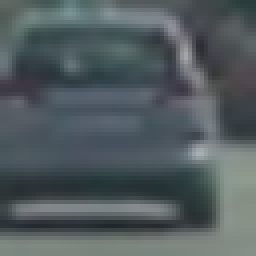
#> input picture vehicles/GTI_Far/image0006.png, 64 x 64 px (shown 4 times larger); its folder holds only this picture in this run
$ jupyter execute --allow-errors VehicleDetectionProject5.ipynb   (shell and % lines are left out)   (older library calls are emulated)
#> lines starting #> are read from the running program, lines starting #| are printed output that depends on the picture; long printed decimals are rounded
[cell 1]
import numpy as np
import cv2
import matplotlib.pyplot as plt
import matplotlib.image as mpimg
from sklearn.preprocessing import StandardScaler
import glob
from skimage.feature import hog
from mpl_toolkits.mplot3d import Axes3D
from sklearn import svm, grid_search
from sklearn.model_selection import train_test_split
from sklearn.linear_model import SGDClassifier
from sklearn.svm import LinearSVC
import pickle
from scipy.ndimage.measurements import label
from scipy import stats

[cell 2]
# Define a function to return HOG features and visualization
def get_hog_features(img, orient, pix_per_cell, cell_per_block, vis=False, feature_vec=True):
    if vis == True:
        features, hog_image = hog(img, orientations=orient, pixels_per_cell=(pix_per_cell, pix_per_cell),
                                  cells_per_block=(cell_per_block, cell_per_block), transform_sqrt=False,
                                  visualise=True, feature_vector=False)
        return features, hog_image
    else:
        features = hog(img, orientations=orient, pixels_per_cell=(pix_per_cell, pix_per_cell),
                       cells_per_block=(cell_per_block, cell_per_block), transform_sqrt=False,
                       visualise=False, feature_vector=feature_vec)
        return features

[cell 3]
def bin_spatial(img,size=(32, 32)):
    # Use cv2.resize().ravel() to create the feature vector
    features = cv2.resize(img, size).ravel()
    # Return the feature vector
    return features

# Define a function to compute color histogram features
def color_hist(img, nbins=32, bins_range=(0, 256)):
    # Compute the histogram of the color channels separately
    channel1_hist = np.histogram(img[:,:,0], bins=nbins, range=bins_range)
    channel2_hist = np.histogram(img[:,:,1], bins=nbins, range=bins_range)
    channel3_hist = np.histogram(img[:,:,2], bins=nbins, range=bins_range)
    # Concatenate the histograms into a single feature vector
    hist_features = np.concatenate((channel1_hist[0], channel2_hist[0], channel3_hist[0]))
    # Return the individual histograms, bin_centers and feature vector
    return hist_features

[cell 4]
def single_img_features(img, color_space='RGB', spatial_size=(32, 32),
                        hist_bins=32, orient=9,
                        pix_per_cell=8, cell_per_block=2, hog_channel=0,
                        spatial_feat=True, hist_feat=True, hog_feat=True):
    #1) Define an empty list to receive features
    img_features = []
    #2) Apply color conversion if other than 'RGB'
    if color_space != 'RGB':
        if color_space == 'HSV':
            feature_image = cv2.cvtColor(img, cv2.COLOR_RGB2HSV)
        elif color_space == 'LUV':
            feature_image = cv2.cvtColor(img, cv2.COLOR_RGB2LUV)
        elif color_space == 'HLS':
            feature_image = cv2.cvtColor(img, cv2.COLOR_RGB2HLS)
        elif color_space == 'YUV':
            feature_image = cv2.cvtColor(img, cv2.COLOR_RGB2YUV)
        elif color_space == 'YCrCb':
            feature_image = cv2.cvtColor(img, cv2.COLOR_RGB2YCrCb)
    else: feature_image = np.copy(img)
    #3) Compute spatial features if flag is set
    if spatial_feat == True:
        spatial_features = bin_spatial(feature_image, size=spatial_size)
        #4) Append features to list
        img_features.append(spatial_features)
    #5) Compute histogram features if flag is set
    if hist_feat == True:
        hist_features = color_hist(feature_image, nbins=hist_bins)
        #6) Append features to list
        img_features.append(hist_features)
    #7) Compute HOG features if flag is set
    if hog_feat == True:
        if hog_channel == 'ALL':
            hog_features = []
            for channel in range(feature_image.shape[2]):
                hog_features.extend(get_hog_features(feature_image[:,:,channel],
                                    orient, pix_per_cell, cell_per_block,
                                    vis=False, feature_vec=True))
        else:
            hog_features = get_hog_features(feature_image[:,:,hog_channel], orient,
                        pix_per_cell, cell_per_block, vis=False, feature_vec=True)
        #8) Append features to list
        img_features.append(hog_features)

    #9) Return concatenated array of features
    return np.concatenate(img_features)

[cell 5]
# Define HOG parameters
color_space = 'YCrCb'
orient = 32
pix_per_cell = 16
cell_per_block = 2
hog_channel = 'ALL' # Can be 0, 1, 2, or "ALL"
spatial_size = (32,32)
hist_bins = 1024
spatial_feat = True # Spatial features on or off
hist_feat = True # Histogram features on or off
hog_feat = True # HOG features on or off
y_start_stop = [200, 600] # Min and max in y to search in slide_window()
x_start_stop = [750, 1200] # Min and max in y to search in slide_window()

[cell 6]
def extract_features(imgs):
    # Create a list to append feature vectors to
    features = []
    # Iterate through the list of images
    for file in imgs:
        # Read in each one by one
        image = mpimg.imread(file)
        # apply color conversion if other than 'RGB'

        feature = single_img_features(image, color_space=color_space,
                                    spatial_size=spatial_size, hist_bins=hist_bins,
                                    orient=orient, pix_per_cell=pix_per_cell,
                                    cell_per_block=cell_per_block,
                                    hog_channel=hog_channel, spatial_feat=spatial_feat,
                                    hist_feat=hist_feat, hog_feat=hog_feat)
        # Append the new feature vector to the features list
        features.append(feature)
    # Return list of feature vectors
    return features

[cell 7]
# Read in our vehicles and non-vehicles
carimages = glob.glob('./vehicles/*/*.png')
notcarimages = glob.glob('./non-vehicles/*/*.png')
cars = []
notcars = []

for image in carimages:
    cars.append(image)

for image in notcarimages:
    notcars.append(image)

print('cars size ' + str(len(cars)))
print('not cars size ' + str(len(notcars)))

[cell 8]
# Plot the features
images = cars[0:1]
images.extend(notcars[0:1])
for fname in images:
    img = mpimg.imread(fname)
#> img is the input picture: shape (64, 64, 3) float32; mean R, G, B 0.322, 0.361, 0.373
    _, hog_image1 = get_hog_features(img[:,:,0],orient, pix_per_cell, cell_per_block, vis=True, feature_vec=False)
#> in get_hog_features, `features, hog_image = hog(img, orientations=orient, pixels_per_cell=(p..`:
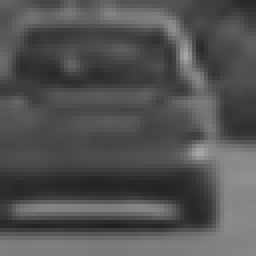
#> img: shape (64, 64) float32 (shown 4 times larger); min 0.129, max 0.655, mean 0.322
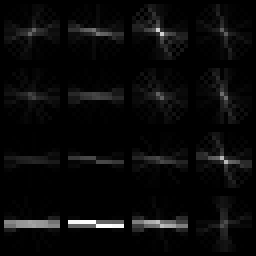
#> hog_image1: shape (64, 64) float32 (shown 4 times larger); min 0, max 0.0884, mean 0.00338; drawn with min black and max white
    _, hog_image2 = get_hog_features(img[:,:,1],orient, pix_per_cell, cell_per_block, vis=True, feature_vec=False)
#> call 2 of get_hog_features, with orient = 32, pix_per_cell = 16, cell_per_block = 2, vis = True, feature_vec = False
#> in get_hog_features (call 2), `features, hog_image = hog(img, orientations=orient, pixels_per_cell=(p..`:
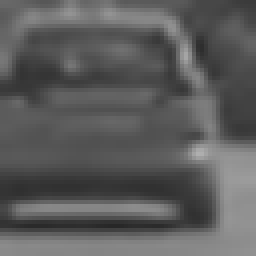
#> img: shape (64, 64) float32 (shown 4 times larger); min 0.153, max 0.686, mean 0.361
    _, hog_image3 = get_hog_features(img[:,:,2],orient, pix_per_cell, cell_per_block, vis=True, feature_vec=False)
    f, (ax1, ax2, ax3,ax4) = plt.subplots(1, 4, figsize=(8, 4))
    f.tight_layout()
    ax1.imshow(img)
    ax1.set_title('Sample Image', fontsize=20)
    ax2.imshow(hog_image1)
    ax2.set_title('Hog - CH1', fontsize=20)
    ax3.imshow(hog_image2)
    ax3.set_title('Hog - CH2', fontsize=20)
    ax4.imshow(hog_image3)
    ax4.set_title('Hog - CH3', fontsize=20)
    plt.subplots_adjust(left=0., right=1, top=0.9, bottom=0.)
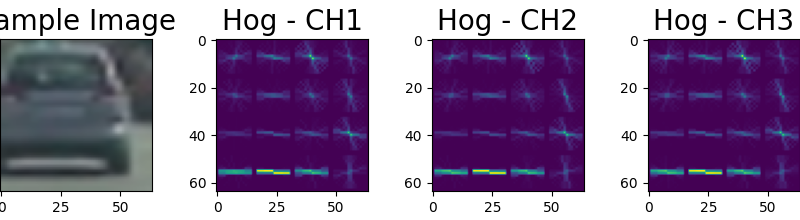
#> figure drawn by matplotlib, 4 panels

[cell 9]
#sample_size = 1500
#cars = cars[0:sample_size]
#notcars = notcars[0:sample_size]

car_features = extract_features(cars)
#> in single_img_features, `feature_image = cv2.cvtColor(img, cv2.COLOR_RGB2YCrCb)`: feature_image: shape (64, 64, 3) float32; mean of channels 0, 1, 2 0.351, 0.48, 0.513
#> in bin_spatial, `features = cv2.resize(img, size).ravel()`: features = 3072 values, max 0.622 at index 1896, min 0.179 at index 2265, mean 0.448
#> in single_img_features, `spatial_features = bin_spatial(feature_image, size=spatial_size)`: spatial_features has the same summary as features in bin_spatial
#> in color_hist, `hist_features = np.concatenate((channel1_hist[0], channel2_hist[0], ch..`: hist_features = 3072 values, max 3969 at index 1025, min 0 at index 3, mean 4
#> after the loop in single_img_features, `for channel in range(feature_image.shape[2]):`: hog_features = 3456 values, max 0.446 at index 847, min 0 at index 24, mean 0.0605
#> in extract_features, `feature = single_img_features(image, color_space=color_space, spatial_..`: feature = 9600 values, max 3969 at index 4097, min 0 at index 3075, mean 1.45
#> car_features = 2 items
notcar_features = extract_features(notcars)

[cell 10]
print(len(car_features))
#| 2
print(len(notcar_features))
print(len(car_features[0]))
#| 9600
print(stats.describe(car_features[0]))
#| DescribeResult(nobs=9600, minmax=(0.0, 3969.0), mean=1.445, variance=3856.554, skewness=55.652, kurtosis=3217.822)
